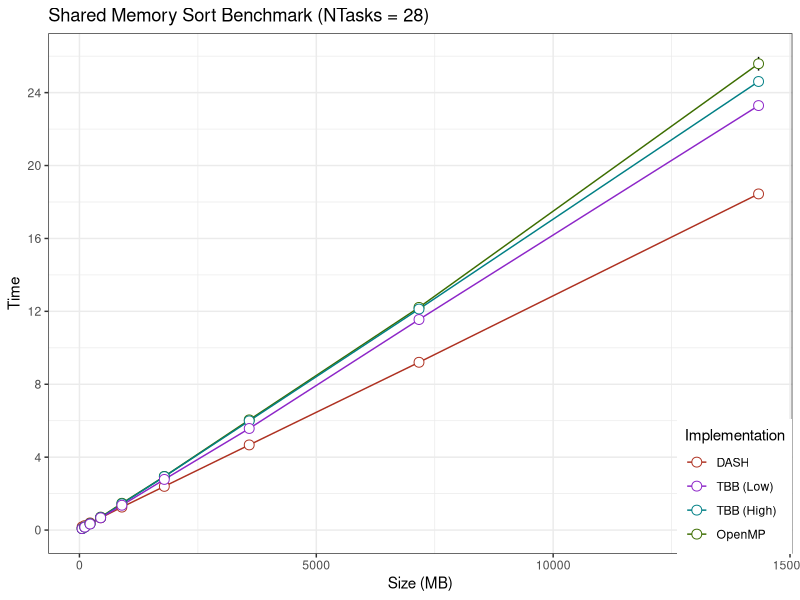
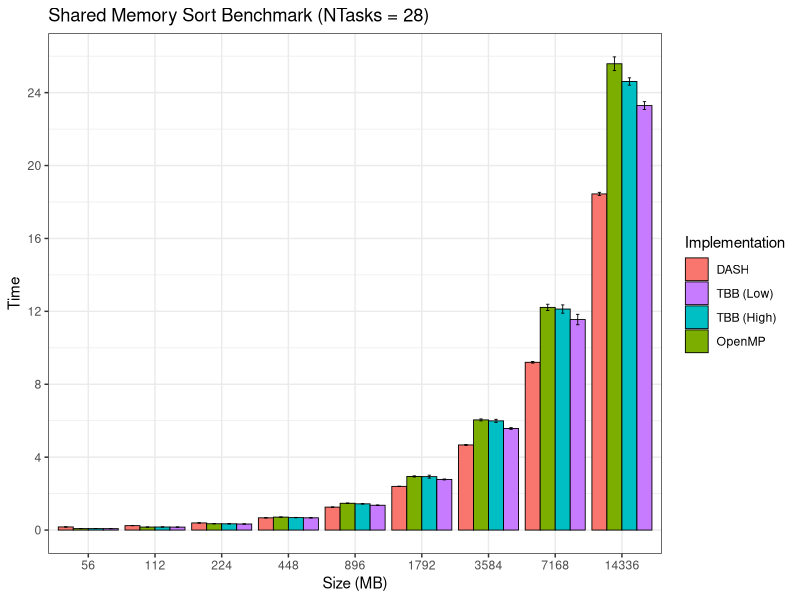
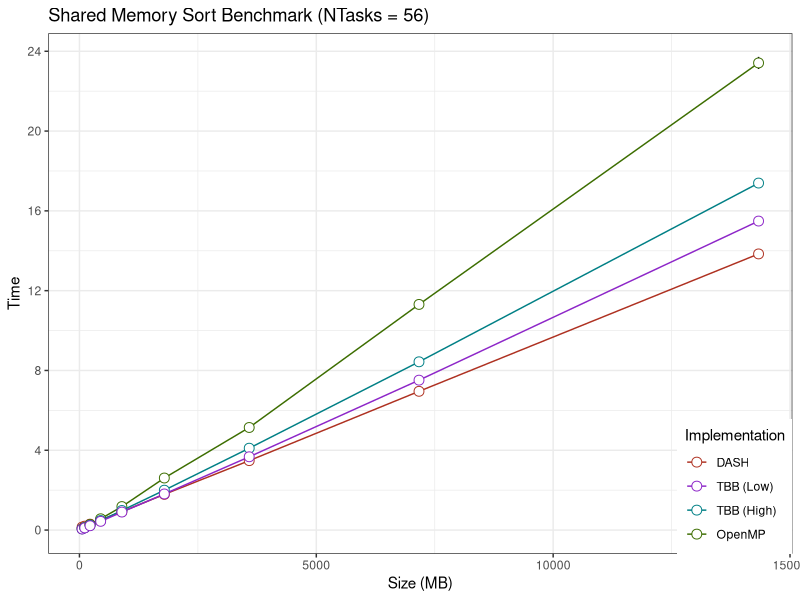
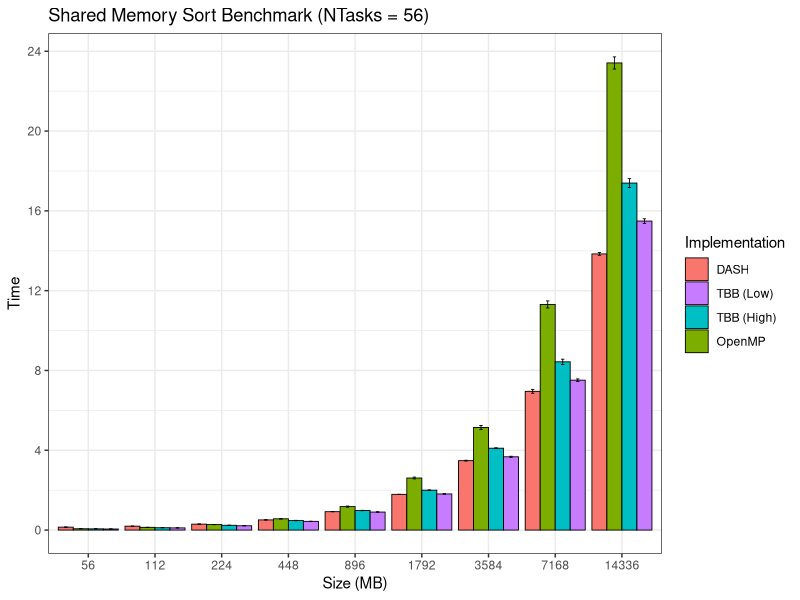

Recreate these plots in R, in order.
library(dplyr)
library(ggplot2)

## Summarizes data.
## Gives count, mean, standard deviation, standard error of the mean, and
## confidence interval (default 95%).
##   data: a data frame.
##   measurevar: the name of a column that contains the variable to be summariezed
##   groupvars: a vector containing names of columns that contain grouping variables
##   na.rm: a boolean that indicates whether to ignore NA's
##   conf.interval: the percent range of the confidence interval (default is 95%)
summarySE <- function(data=NULL, measurevar, groupvars=NULL, na.rm=FALSE,
                      conf.interval=.95, .drop=TRUE) {
    # New version of length which can handle NA's: if na.rm==T, don't count them
    length2 <- function (x, na.rm=FALSE) {
        if (na.rm) sum(!is.na(x))
        else       length(x)
    }

    # This does the summary. For each group's data frame, return a vector with
    # N, mean, and sd
    datac <- plyr::ddply(data, groupvars, .drop=.drop,
                         .fun = function(xx, col) {
                             c(N    = length2(xx[[col]], na.rm=na.rm),
                               mean = mean   (xx[[col]], na.rm=na.rm),
                               sd   = sd     (xx[[col]], na.rm=na.rm),
                               min  = min    (xx[[col]], na.rm=na.rm),
                               max  = max    (xx[[col]], na.rm=na.rm)
                               )
                         },
                         measurevar
                         )

    # Rename the "mean" column
    datac <- plyr::rename(datac, c("mean" = measurevar))

    datac$se <- datac$sd / sqrt(datac$N)  # Calculate standard error of the mean

    # Confidence interval multiplier for standard error
    # Calculate t-statistic for confidence interval:
    # e.g., if conf.interval is .95, use .975 (above/below), and use df=N-1
    ciMult <- qt(conf.interval/2 + .5, datac$N-1)
    datac$ci <- datac$se * ciMult

    return(datac)
}

plotLineChart <- function(data, title="") {

# The errorbars overlapped, so use position_dodge to move them horizontally
    pd <- position_dodge(0.1) # move them .05 to the left and right

    ggplot(data, aes(x=Size, y=Time, colour=Test.Case, group=Test.Case)) +
        geom_errorbar(aes(ymin=Time-ci, ymax=Time+ci), colour="black", width=.1, position=pd) +
        geom_line(position=pd) +
        geom_point(position=pd, size=3, shape=21, fill="white") + # 21 is filled circle
        xlab("Size (MB)") +
            ylab("Time") +
            scale_colour_hue(name="Implementation",    # Legend label, use darker colors
                             breaks=c("dash.x", "tbb-lowlevel.x", "tbb-highlevel.x", "openmp.x"),
                             labels=c("DASH", "TBB (Low)", "TBB (High)", "OpenMP"),
                             l=40) +                    # Use darker colors, lightness=40
    ggtitle(title) +
        expand_limits(y=0) +                        # Expand y range
        scale_y_continuous(breaks=0:20*4) +         # Set tick every 4
            theme_bw() +
                theme(legend.justification=c(1,0),
                      legend.position=c(1,0))               # Position legend in bottom right

}

plotBarChart <- function(data, title="") {

    data$Size <- factor(data$Size)

    ggplot(data, aes(x=Size, y=Time, fill=Test.Case)) +
    geom_bar(position=position_dodge(), stat="identity",
             colour="black", # Use black outlines,
             size=.3) +      # Thinner lines
    geom_errorbar(aes(ymin=Time-ci, ymax=Time+ci),
                  size=.3,    # Thinner lines
                  width=.2,
                  position=position_dodge(.9)) +
    xlab("Size (MB)") +
    ylab("Time") +
    scale_fill_hue(name="Implementation", # Legend label, use darker colors
                   breaks=c("dash.x", "tbb-lowlevel.x", "tbb-highlevel.x", "openmp.x"),
                   labels=c("DASH", "TBB (Low)", "TBB (High)", "OpenMP")) +
    ggtitle(title) +
    scale_y_continuous(breaks=0:20*4) +
    theme_bw()
}

summarizeData <- function(rawData) {
    agg <- summarySE(rawData,
                        measurevar="Time",
                        groupvars=c("Size", "Test.Case"),
                        na.rm=TRUE)

    view <- agg %>%
        filter(Size < 25500 &
               (Test.Case == "dash.x" |
                Test.Case == "openmp.x" |
                Test.Case == "tbb-lowlevel.x" |
                Test.Case == "tbb-highlevel.x"))

    return(view)
}

sizeScaling.cores.data <- read.csv("../summary/shared-memory/28tasks-size-scaling.csv", header=TRUE, strip.white=TRUE)
sizeScaling.threads.data <- read.csv("../summary/shared-memory/56tasks-size-scaling.csv", header=TRUE, strip.white=TRUE)

sizeScaling.cores.view <- summarizeData(sizeScaling.cores.data)
sizeScaling.threads.view <- summarizeData(sizeScaling.threads.data)


pdf(file="size-scaling.pdf")

plotLineChart(sizeScaling.cores.view, "Shared Memory Sort Benchmark (NTasks = 28)")
plotBarChart(sizeScaling.cores.view, "Shared Memory Sort Benchmark (NTasks = 28)")
plotLineChart(sizeScaling.threads.view, "Shared Memory Sort Benchmark (NTasks = 56)")
plotBarChart(sizeScaling.threads.view, "Shared Memory Sort Benchmark (NTasks = 56)")

dev.off()


